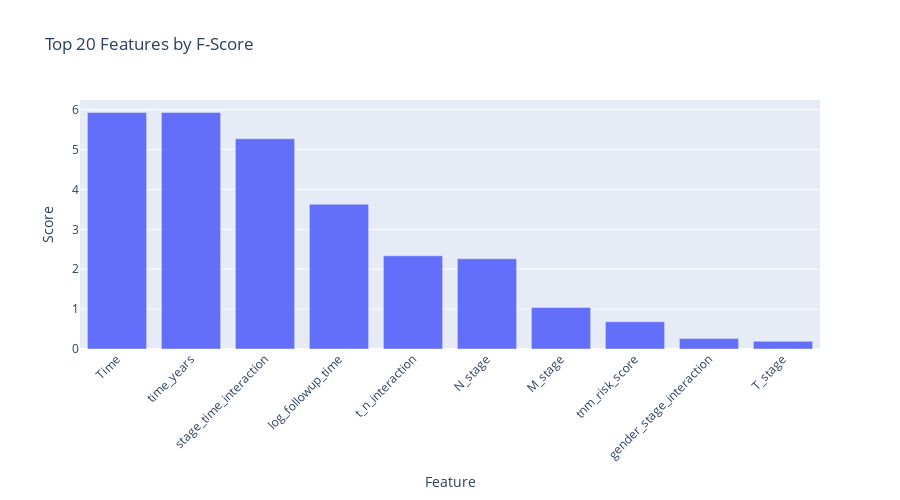

This figure's notebook cell:
### Markdown cell above
### 6.2 Univariate Feature Selection

### Code cell
# Select top K features using ANOVA F-test
X = df_scaled[current_numeric]
y = df_encoded[target_col]

# Select top 20 features
k_best = SelectKBest(score_func=f_classif, k=min(20, len(current_numeric)))
k_best.fit(X, y)

# Get feature scores
feature_scores = pd.DataFrame({
    'Feature': current_numeric,
    'Score': k_best.scores_
}).sort_values('Score', ascending=False)

print("Top 20 Features by ANOVA F-score:")
print(feature_scores.head(20))

# Visualize
fig = px.bar(feature_scores.head(20), x='Feature', y='Score',
             title='Top 20 Features by F-Score')
fig.update_layout(xaxis_tickangle=-45, height=500)
fig.show()

### Figure 1 — Plotly figure (JSON) as saved in the notebook; plotly's stock layout.template omitted (floating-point values rounded to 4 significant figures)
{"data": [{"alignmentgroup": "True", "hovertemplate": "Feature=%{x}<br>Score=%{y}<extra></extra>", "legendgroup": "", "marker": {"color": "#636efa", "pattern": {"shape": ""}}, "name": "", "offsetgroup": "", "orientation": "v", "showlegend": false, "textposition": "auto", "type": "bar", "x": [" Time", "time_years", "stage_time_interaction", "log_followup_time", "t_n_interaction", "N_stage", "M_stage", "tnm_risk_score", "gender_stage_interaction", "T_stage"], "xaxis": "x", "y": [5.931, 5.931, 5.271, 3.63, 2.337, 2.262, 1.039, 0.6837, 0.264, 0.1935], "yaxis": "y"}], "layout": {"barmode": "relative", "height": 500, "legend": {"tracegroupgap": 0}, "title": {"text": "Top 20 Features by F-Score"}, "xaxis": {"anchor": "y", "domain": [0, 1], "tickangle": -45, "title": {"text": "Feature"}}, "yaxis": {"anchor": "x", "domain": [0, 1], "title": {"text": "Score"}}}}
